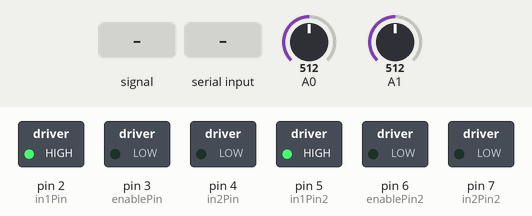
This sketch was run on a simulated Arduino Uno, built with avr-gcc and run on an emulated ATmega328P. Shown: switched loads named in the sketch (green lamp = pin HIGH). The test bench sets the inputs (shaded band); at power-on: A0 = 512, A1 = 512. What the sketch prints to the serial monitor is not drawn.

Above: at 1.2 s.
1.3 s: A0 fed a 200 Hz sine of ±81 counts around its level
2.8 s: "M\n" received over Serial
5.8 s: byte 65 ('A') received over Serial
At 6.3 s:
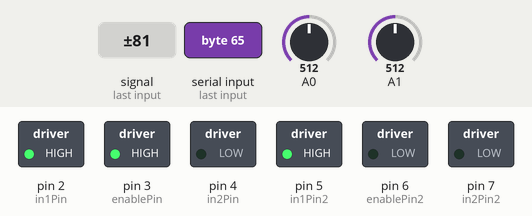
7.3 s: A0 set to 0
At 8.5 s:
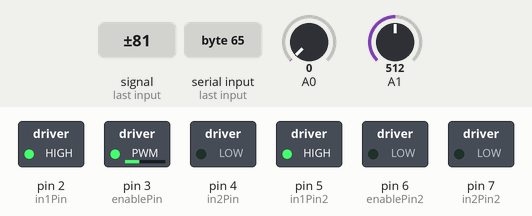
8.8 s: A1 set to 0
At 9.6 s:
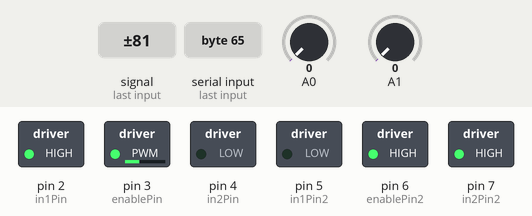
10.3 s: A0 set to 122
At 10.8 s:
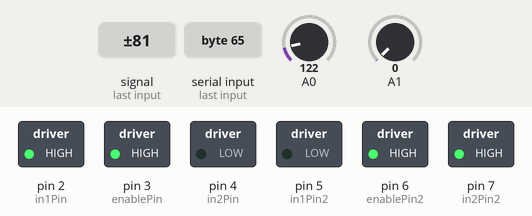
Timing chart, 0 to 12.8 s (numbered marks = the images above; inputs shaded):
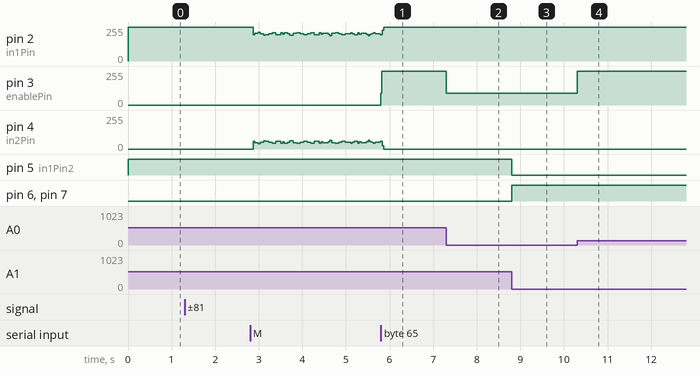

Measured:
- after the input at 2.8 s, pin 3 (enablePin): 0/255 → 90/255 after 3.0 s
- after the input at 5.8 s, pin 3 (enablePin): 90/255 → 255/255 at once
- after the input at 7.3 s, pin 3 (enablePin): 255/255 → 90/255 at once
- after the input at 8.8 s, pin 5 (in1Pin2): HIGH → LOW at once; pin 6 (enablePin2), pin 7 (in2Pin2): LOW → HIGH at once
- after the input at 10.3 s, pin 3 (enablePin): 90/255 → 255/255 at once

The sketch:

pwmFrequency.ino
```cpp
/**
 * Divides a given PWM pin frequency by a divisor.
 *
 * The resulting frequency is equal to the base frequency divided by
 * the given divisor:
 *   - Base frequencies:
 *      o The base frequency for pins 3, 9, 10, and 11 is 31250 Hz.
 *      o The base frequency for pins 5 and 6 is 62500 Hz.
 *   - Divisors:
 *      o The divisors available on pins 5, 6, 9 and 10 are: 1, 8, 64,
 *        256, and 1024.
 *      o The divisors available on pins 3 and 11 are: 1, 8, 32, 64,
 *        128, 256, and 1024.
 *
 * PWM frequencies are tied together in pairs of pins. If one in a
 * pair is changed, the other is also changed to match:
 *   - Pins 5 and 6 are paired on timer0
 *   - Pins 9 and 10 are paired on timer1
 *   - Pins 3 and 11 are paired on timer2
 *
 * Note that this function will have side effects on anything else
 * that uses timers:
 *   - Changes on pins 3, 5, 6, or 11 may cause the delay() and
 *     millis() functions to stop working. Other timing-related
 *     functions may also be affected.
 *   - Changes on pins 9 or 10 will cause the Servo library to function
 *     incorrectly.
 *
 * Thanks to macegr of the Arduino forums for his documentation of the
 * PWM frequency divisors. His post can be viewed at:
 *   http://www.arduino.cc/cgi-bin/yabb2/YaBB.pl?num=1235060559/0#4
 */
void setPwmFrequency(int pin, int divisor) {
  byte mode;
  if(pin == 5 || pin == 6 || pin == 9 || pin == 10) {
    switch(divisor) {
      case 1: mode = 0x01; break;
      case 8: mode = 0x02; break;
      case 64: mode = 0x03; break;
      case 256: mode = 0x04; break;
      case 1024: mode = 0x05; break;
      default: return;
    }
    if(pin == 5 || pin == 6) {
      TCCR0B = TCCR0B & 0b11111000 | mode;
    } else {
      TCCR1B = TCCR1B & 0b11111000 | mode;
    }
  } else if(pin == 3 || pin == 11) {
    switch(divisor) {
      case 1: mode = 0x01; break;
      case 8: mode = 0x02; break;
      case 32: mode = 0x03; break;
      case 64: mode = 0x04; break;
      case 128: mode = 0x05; break;
      case 256: mode = 0x06; break;
      case 1024: mode = 0x7; break;
      default: return;
    }
    TCCR2B = TCCR2B & 0b11111000 | mode;
  }
}
```

NOISAdualslidertest.ino
```cpp
#include "CapacitiveSensor.h"

int enablePin = 3;
int in1Pin = 2;
int in2Pin = 4;

int enablePin2 = 6;
int in1Pin2 = 5;
int in2Pin2 = 7;

boolean manual = true;

CapacitiveSensor   capsen = CapacitiveSensor(8,9);
CapacitiveSensor   capsen2 = CapacitiveSensor(8,10);
const int samples = 30;


boolean reverse = false;
boolean updir = false;
boolean reverse2 = false;
int target = 512;
int target2 = 512;
boolean motorstop = true;
boolean motorstop2 = true;
int precision = 50;
int manual_precision = 10;
long manualtime;
int stopStrength = 90;
int downStrength = 255;
int maxMotor = 700;
int minMotor = 350;

void setup()
{
  pinMode(in1Pin, OUTPUT);
  pinMode(in2Pin, OUTPUT);
  pinMode(enablePin, OUTPUT);
  setPwmFrequency(enablePin, 1);
  pinMode(in1Pin2, OUTPUT);
  pinMode(in2Pin2,  OUTPUT);
  pinMode(enablePin2, OUTPUT);
  setPwmFrequency(enablePin2, 1);
  Serial.begin(115200);

  setMotor(updir, reverse);
  setMotor2(updir, reverse);

  manualtime = millis();
}

void loop()
{
  if (Serial.available()) {
    char c = Serial.read();
    if (c == 'A') {
      target = Serial.parseInt(); //min(maxMotor, max(minMotor, Serial.parseInt()));
      Serial.println(target);
    }
    if (c == 'B') {
      target2 = Serial.parseInt(); //min(maxMotor, max(minMotor, Serial.parseInt()));
      Serial.println(target2);
    }
    else if(c == 'S') {
      stopStrength = Serial.parseInt();
    }
    else if(c == 'D') {
      downStrength = Serial.parseInt();
    }
    else if(c == 'P') {
      precision = Serial.parseInt();
    }
    else if(c == 'M') {
      int ismanual = Serial.parseInt();
      if(ismanual == 0) {
        manual = false;
      }
      else {
        manual = true;
        setMotor(0, updir);
        setMotor2(0, updir);
      }
    }
  }


  unsigned long read_sense1 = capsen.capacitiveSensorAsync(samples);
  unsigned long read_sense2 = capsen2.capacitiveSensorAsync(samples);
  if(read_sense1 != -1 || read_sense2 != -1) {
      Serial.print("C\t");
      if(read_sense1 != -1) {
        Serial.print(read_sense1);
      }
      else {
        Serial.print(-1);
      }
      Serial.print("\t");
      if(read_sense2 != -1) {
        Serial.print(read_sense2);
      }
      else {
        Serial.print(-1);
      }
      Serial.println();
  }

  int value = analogRead(A0);
  int value2 = analogRead(A1);

  if(manual && (millis() - manualtime) > 10) {
    manualtime = millis();
    int send1 = -1;
    int send2 = -1;
    if( abs(target-value) > manual_precision) {
      send1 = value;
      target = value;
    }
    if( abs(target2-value2) > manual_precision) {
      send2 = value2;
      target2 = value2;
    }
    if(send1 != -1 || send2 != -1) {
      Serial.print("S\t");
      Serial.print(send1);
      Serial.print("\t");
      Serial.println(send2);
      //delay(10);
    }
  }
  else if(!manual) {
    if (value < target - precision && (reverse || motorstop)) {
      reverse = !reverse;
      //setMotor(255, reverse);
      setMotor(downStrength, !updir); //uses the own weight of noisa
      motorstop = false;
    } else if (value > target + precision && (!reverse || motorstop)) {
      reverse = !reverse;
      setMotor(255, updir);
      motorstop = false;
    } else if (abs(value - target) < precision/2 && !motorstop) {
      setMotor(stopStrength, updir);
      motorstop = true;
    }

    if (value2 < target2 - precision && (reverse2 || motorstop2)) {
      reverse2 = !reverse2;
      //setMotor(255, reverse);
      setMotor2(downStrength, !updir); //uses the own weight of noisa
      motorstop2 = false;
    } else if (value2 > target2 + precision && (!reverse2 || motorstop2)) {
      reverse2 = !reverse2;
      setMotor2(255, updir);
      motorstop2 = false;
    } else if (abs(value2 - target2) < precision/2 && !motorstop2) {
      setMotor2(stopStrength, updir);
      motorstop2 = true;
    }
  }
  //delay(1);
}

void setMotor(int speed, boolean reverse)
{
  analogWrite(enablePin, speed);
  digitalWrite(in1Pin, ! reverse);
  digitalWrite(in2Pin, reverse);
}
void setMotor2(int speed, boolean reverse)
{
  analogWrite(enablePin2, speed);
  digitalWrite(in1Pin2, ! reverse);
  digitalWrite(in2Pin2, reverse);
}
```
